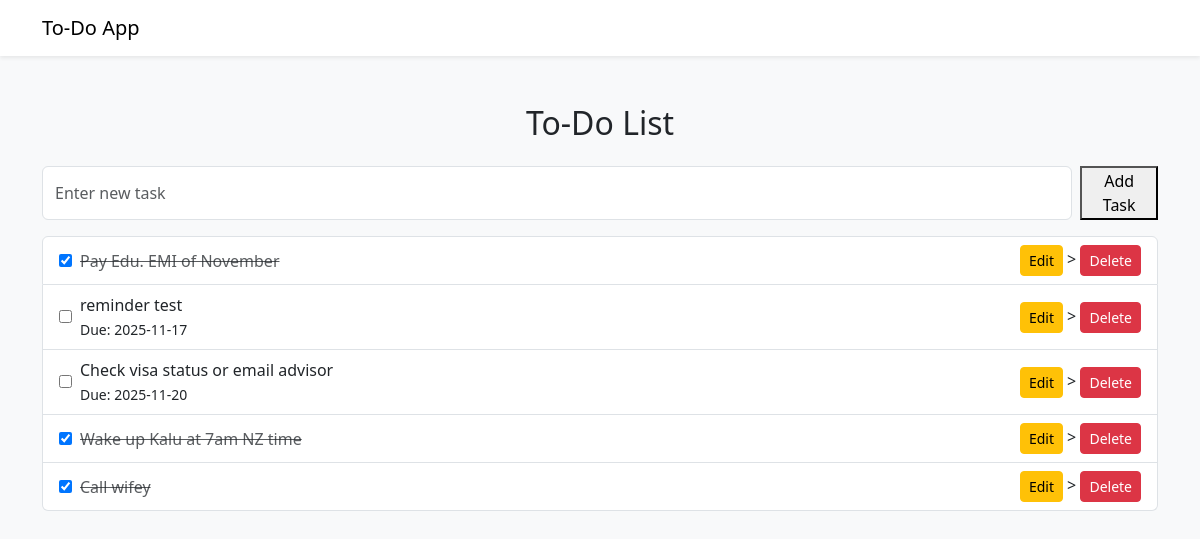
Before: / with the older database file.
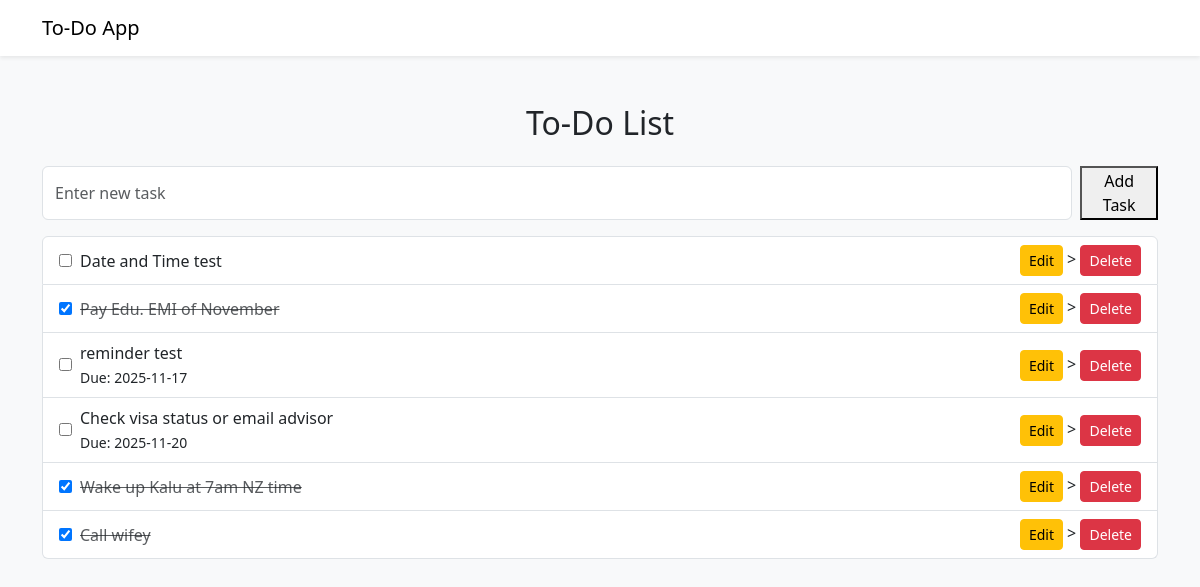
After: the same page with the newer database file.
### tables this page shows
CREATE TABLE tasks(
                id INTEGER PRIMARY KEY AUTOINCREMENT,
                title TEXT NOT NULL
        , completed INTEGER DEFAULT 0, due_date TEXT DEFAULT NULL, reminder_at TEXT DEFAULT NULL, reminder_sent TEXT DEFAULT 0);

### app.py (the view)
@app.route("/")
def index():
    conn = get_db_connection()
    tasks = conn.execute("SELECT * FROM tasks ORDER BY id DESC").fetchall()
    conn.close()
    return render_template("index.html", tasks=tasks)

### app.py (called while the page is built)
def get_db_connection():
    conn = sqlite3.connect("task.db")
    conn.row_factory = sqlite3.Row
    return conn

### templates/index.html (shortened to what this page needs)
{% extends "base.html" %}
{% block content %}
<h2 class="text-center mb-4">To-Do List</h2>
 <form action="{{ url_for('add_task') }}" method="post" class="d-flex mb-3">
     <input type="text" name="task" placeholder="Enter new task" class="form-control me-2" required>
     <button type="submit">Add Task</button>
</form>
 <ul class="list-group">
    {% for task in tasks %}
    <li class="list-group-item d-flex justify-content-between align-items-center">
        <div class="d-flex align-items-center gap-2" style="flex:1">
            <form action="{{ url_for('toggle_task', task_id=task['id']) }}" method="POST" >
                <input type="checkbox" onchange="this.form.submit()" {% if task['completed'] == 1 %} checked {% endif %}>
            </form>
            <div>
                <div>
                    <span class="{% if task['completed'] == 1 %} text-decoration-line-through text-muted {% endif %}">
                        {{ task['title'] }}
                    </span>
                </div>
                <small>
                    {% if task['due_date'] %}
                        Due: {{ task['due_date'] }}
                    {% endif %}
                </small>
            </div>
        </div>
        <div>
            <a href="{{ url_for('edit_task', id=task['id']) }}" class="btn btn-warning btn-sm">Edit</a>
            >
            <form action="{{ url_for('delete_task', task_id=task['id']) }}" method="POST" style="display:inline;">
                <button type="submit" class="btn btn-danger btn-sm">Delete</button>
            </form>
        </div>
    </li>
    {% else %}
    <li class="list-group-item">No tasks available. Add your First Task</li>
    {% endfor %}
 </ul>
{% endblock %}

### templates/base.html (shortened to what this page needs)
<!DOCTYPE html>
<html lang="en">
    <head>
        <link href="https://cdn.jsdelivr.net/npm/bootstrap@5.3.0/dist/css/bootstrap.min.css" rel="stylesheet">
    </head>
    <body class="bg-light">
        <nav class="navbar navbar-light bg-white shadow-sm">
            <div class="container">
                <a class="navbar-brand" href="{{ url_for('index') }}">To-Do App</a>
            </div>
        </nav>
        <div class="container mt-5">
            {% block content %}{% endblock %}
        </div>
    </body>
</html>

Changed rows visible on the page:
added tasks: title "Date and Time test"
